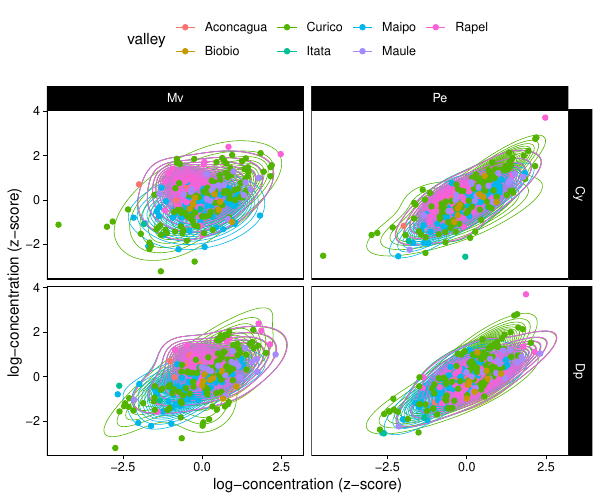

Recreate this plot in R.
# Reproduce images/webfig2.(pdf/eps)

## Load the relevant libraries
library(dplyr)
library(tidyr)
library(ggplot2)

## Capture x and y labels
df_app <- read.csv("data/app2.csv")
ylbl <- names(df_app)[2:5]
xlbl <- df_app %>% dplyr::select(group, group_id) %>% unique()

##    
df_point1 <-
    df_app %>%
    dplyr::mutate(i = dplyr::row_number()) %>%
    dplyr::select(group, group_id, i, Dp, Cy) %>%
    tidyr::pivot_longer(cols = c("Dp", "Cy")) %>%
    dplyr::rename(var1 = name, x1 = value)
head(df_point1)

df_point2 <-
    df_app %>%
    dplyr::mutate(i = dplyr::row_number()) %>%
    dplyr::select(group, group_id, i, Pe, Mv) %>%
    tidyr::pivot_longer(cols = c("Pe", "Mv")) %>%
    dplyr::rename(var2 = name, x2 = value)

df_point <- 
    dplyr::full_join(df_point1, df_point2) %>%
    dplyr::mutate(group = as.character(group))

##
p <- 
    read.csv("data/webfig2.csv") %>%
    dplyr::inner_join(xlbl, by = c("j" = "group_id")) %>%
    dplyr::mutate(group = as.character(group)) %>%
    dplyr::mutate_at(c("var1", "var2"), ~factor(.x, 1:4, ylbl)) %>%
    dplyr::filter(var1 %in% c("Dp", "Cy")) %>%
    dplyr::filter(var2 %in% c("Pe", "Mv")) %>%
    ggplot(aes(colour = group)) +
    geom_contour(aes(x = y1, y = y2, z = f), binwidth = 0.01, size = 0.2) +
    geom_point(data = df_point, aes(x1, x2, colour = group)) + 
    facet_grid(var1 ~ var2) +
    theme_linedraw() +
    theme(
        panel.grid.major = element_blank(), 
        panel.grid.minor = element_blank()
    ) +
    theme(legend.position="top") +
    labs(
        x = "log-concentration (z-score)", 
        y = "log-concentration (z-score)",
        color = "valley"
    )
ggsave("images/webfig2.pdf", p, width = 6, height = 5)
ggsave("images/webfig2.eps", p, width = 6, height = 5)

# ##
# head(df_app)
# Y <- as.matrix(df_app[, 1:9])
# x <- df_app$group_id
# LPKsample::GLP(Y, x)
